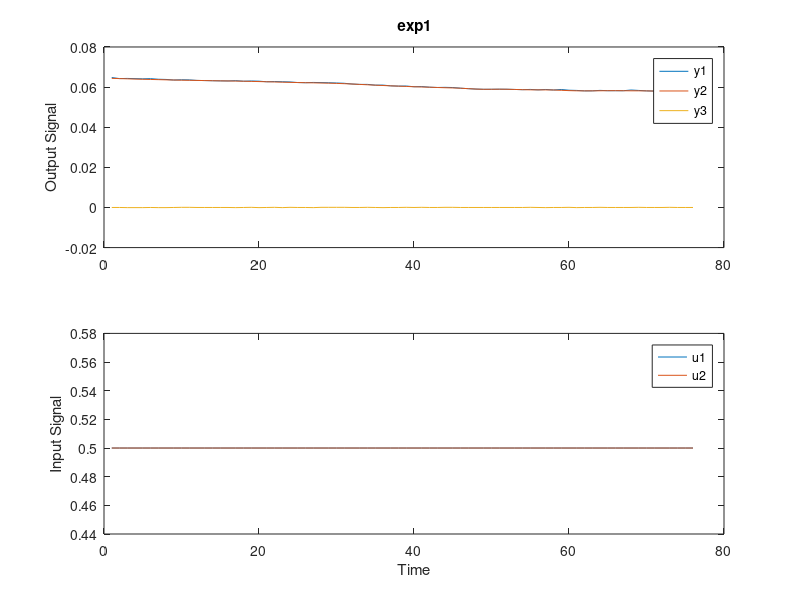
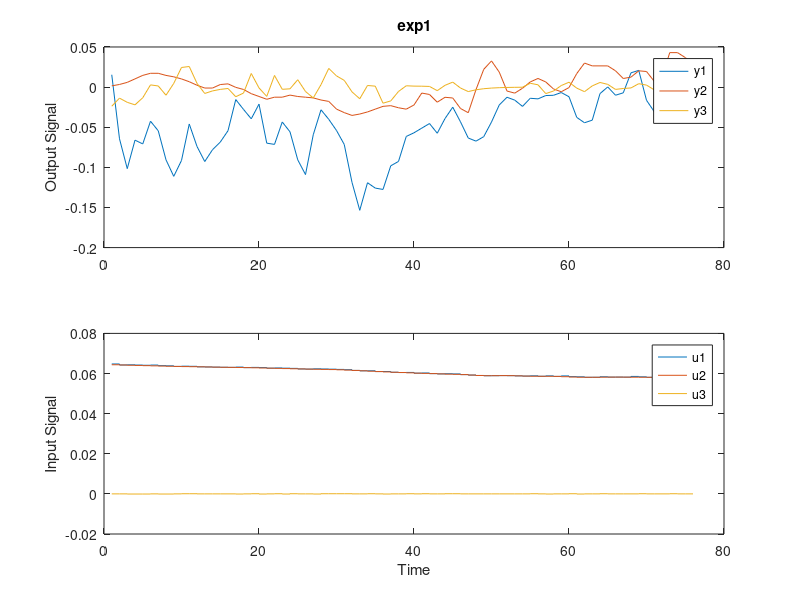

Here is the MATLAB script that generated these plots, in order: (Note: this script raises an error after producing the figures.)
close all; clear all; clc;
l = load ('finStepB05.mat');
data = l.finStepB05;
t = data.time;
Ts = t(2)-t(1);
n = length(t);
uL = (t>=0)*0.5;
uR = (t>=0)*0.5;
r = (t>=0).*t;

%% Plot date
theta = data.signals(1,1).values;
thetadot = data.signals(1, 2).values;

psi = data.signals(1, 3).values;
psidot= data.signals(1, 4).values;

phi = data.signals(1, 5).values;
phidot = data.signals(1, 6).values;

%% Extragere modele & Simulare
%data22 = iddata([theta, psi],[uL, uR],Ts);
data32 = iddata([theta, psi, phi],[uL, uR],Ts);
%data6 = iddata([theta, thetadot, psi, psidot, phi, phidot],[uL, uR], Ts);
data33 = iddata([thetadot, psidot, phidot],[theta, psi, phi],Ts);

figure;
plot(data32);
%figure;
% plot(data6);
figure;
plot(data33);

%% State space model estimation  
 Options = n4sidOptions;             
 Options.Focus = 'simulation';  
                                
 ssTHPS = n4sid(data32, 4, 'DisturbanceModel', 'none', Options);
 compare(data32, ssTHPS)
 
 ssDot = n4sid(data33, 4, 'DisturbanceModel', 'none', Options);
 compare(data33, ssDot) 
